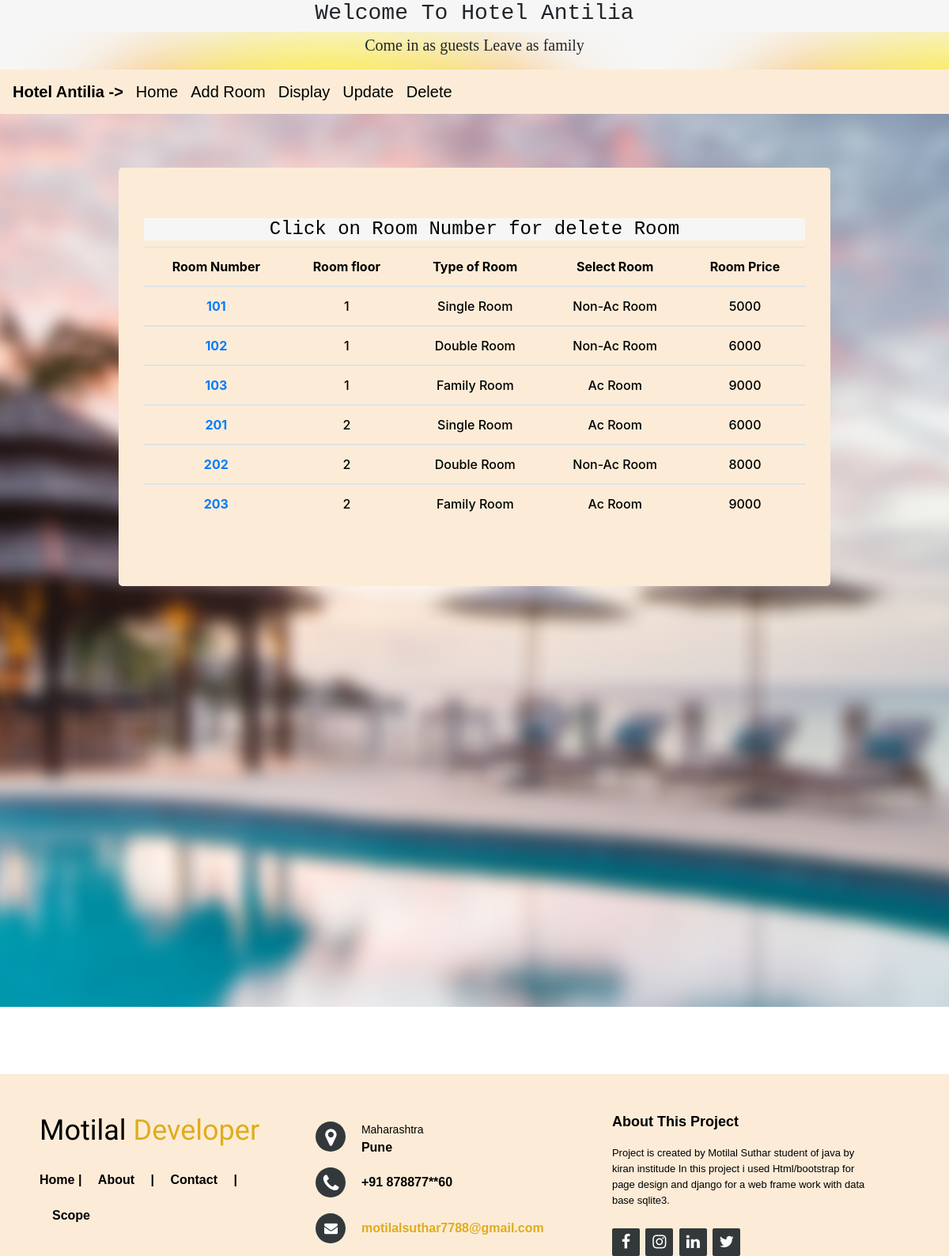
The app's page /delroom/ with its own data.
### hotelapp/models.py (models this page shows, shortened)
class add_room(models.Model):
    roomnumber=models.IntegerField()
    roomfloor=models.IntegerField()
    roomtype=models.CharField( max_length=50)
    select=models.CharField( max_length=50)
    roomprice=models.IntegerField()

### hotelapp/views.py (the view)
# urls.py: path('delroom/', delroom_views),
def delroom_views(request):
    data=add_room.objects.all()
    context={'data':data}
    return render(request,'hotelapp/r_delete.html',context)

### hotelapp/templates/hotelapp/r_delete.html (shortened to what this page needs)
<!DOCTYPE html>
<html lang="en">
<head>
    <link rel="stylesheet" href="https://cdn.jsdelivr.net/npm/bootstrap@4.0.0/dist/css/bootstrap.min.css">
    <link rel="stylesheet" href="/static/css/u_update.css">
    <link rel="stylesheet" href="http://maxcdn.bootstrapcdn.com/font-awesome/4.2.0/css/font-awesome.min.css">
    <link rel="stylesheet" href="/static/css/footer.css">
</head>
<body class="bg-image">
    <div class="h">
        <center class="h">
        <h3 >Welcome To Hotel Antilia</h3>
        <p class="p">Come in as guests Leave as family</p></center>
        <nav class="navbar navbar-expand-lg" id="nm" >
            <div class="collapse navbar-collapse" id="navbarTogglerDemo01">
              <a class="navbar-brand" href="/index/" id="li">Hotel Antilia -></a>
              <ul class="navbar-nav mr-auto mt-2 mt-lg-0">
                <li class="nav-item active">
                  <a class="navbar-brand" href="/index/" id="l1">Home <span class="sr-only">(current)</span></a>
                </li>
                <li class="nav-item active">
                  <a class="navbar-brand" href="/room/" id="l1">Add Room </a>
                </li>
                <li class="nav-item dropdown" >
                  <a class="navbar-brand"  href='#'  id="l1"  role="button" data-toggle="dropdown" aria-haspopup="true" aria-expanded="false">
                    Display
                  </a>
                  </li>
                  <li class="nav-item dropdown" >
                    <a class="navbar-brand"  href='#'  id="l1"  role="button" data-toggle="dropdown" aria-haspopup="true" aria-expanded="false">
                      Update
                    </a>
                  </li>
                  <li class="nav-item dropdown" >
                    <a class="navbar-brand"  href='#'  id="l1"  role="button" data-toggle="dropdown" aria-haspopup="true" aria-expanded="false">
                      Delete
                    </a>
                  </li>
              </ul>
            </div>
          </nav>
    </div>
    <br>
    <br>
    <div class="jum">
        <div class="jumbotron" id="m">
            <h4 class="h">Click on Room Number for delete Room </h4>
            <table class="table table-hover">
                <thead>
                    <tr>
                        <th scope="col">Room Number</th>
                        <th scope="col">Room floor</th>
                        <th scope="col">Type of Room</th>
                        <th scope="col">Select Room</th>
                        <th scope="col">Room Price</th>
                      </tr>
                </thead>
                {% for i in data %}
            <tbody>
                <tr>
                  <th scope="row"><a href='/warn1/{{i.id}}' /> {{i.roomnumber}}</th>
                  <td>{{i.roomfloor}}</td>
                  <td>{{i.roomtype}}</td>
                  <td>{{i.select}}</td>
                  <td>{{i.roomprice}}</td>
                </tr>
            </tbody>
            {% endfor %}
              </table>
        </div>
    </div>
    <footer class="footer-distributed" style="height: 230px;">
      <div class="footer-left">
          <h3>Motilal <span>Developer</span></h3>
          <p class="footer-links">
              <a href="/index/" >Home</a>
              |
              <a role="button" class="nav-link" data-toggle="modal" href="#exampleModal1" style=" border: none; color: rgba(0, 0, 0, 100);">About</a>
              |
              <a role="button" class="nav-link" data-toggle="modal" href="#exampleModal2" style=" border: none; color: rgba(0, 0, 0, 100);">Contact</a>
              |
              <a role="button" class="nav-link" data-toggle="modal" href="#exampleModal3" style=" border: none; color: rgba(0, 0, 0, 100);">Scope</a>
          </p>
      </div>
      <div class="footer-center">
          <div>
              <i class="fa fa-map-marker"></i>
              <p><span>Maharashtra</span>
                  Pune</p>
          </div>
          <div>
              <i class="fa fa-phone"></i>
              <p>+91 878877**60</p>
          </div>
          <div>
              <i class="fa fa-envelope"></i>
              <p><a href="motilalsuthar7788@gmail.com">motilalsuthar7788@gmail.com</a></p>
          </div>
      </div>
      <div class="footer-right">
          <p class="footer-company-about">
              <span>About This Project</span>
              <strong></strong> Project is created by Motilal Suthar student of java by kiran
              institude
              In this project i used Html/bootstrap for page design
              and django for a web frame work with
              data base sqlite3.
          </p>
          <div class="footer-icons">
              <a href="#"><i class="fa fa-facebook"></i></a>
              <a href="#"><i class="fa fa-instagram"></i></a>
              <a href="#"><i class="fa fa-linkedin"></i></a>
              <a href="#"><i class="fa fa-twitter"></i></a>
          </div>
      </div>
  </footer>
</body>
</html>

### static/css/u_update.css (style rules this page uses)
.jum { padding: 20px 150px 500px 150px ; }
#m { background-color: rgb(252, 236, 215); text-align: center; color: hsl(0, 0%, 0%); font-weight:500; height: auto; }
#nm { background-color: rgb(252, 236, 215); font-family: Tahoma, Verdana, sans-serif; color: black; }
#li { font-weight:600; color: black; }
#l1 { color: black; }
h4 { font-family:"Courier New", Courier, monospace; }
body, html { max-width:100%; height: auto; }
* { box-sizing: border-box; }
.bg-image { background-image: url("/static/images/mn1.jpg"); background-position: center; background-repeat: no-repeat; background-size: cover; }
.h { background-image: url('/static/images/heading.png'); width: 1200; height: 50; font-family:"Courier New", Courier, monospace; }
p.p { font-family:"Brush Script MT", cursive; font-size: 20px; }

### static/css/footer.css (style rules this page uses)
footer { position: fixed; bottom: 0; }
.footer-distributed { background-color: rgb(252, 236, 215); box-sizing: border-box; width: 100%; text-align: left; font: bold 16px sans-serif; padding: 50px 50px 60px 50px; margin-top: 80px; }
.footer-distributed .footer-left, .footer-distributed .footer-center, .footer-distributed .footer-right { display: inline-block; vertical-align: top; }
.footer-distributed .footer-left { width: 30%; }
.footer-distributed h3 { color: #000000; font: normal 36px 'Cookie', cursive; margin: 0; }
.footer-distributed h3 span { color: #e0ac1c; }
.footer-distributed .footer-links { color: #000000; margin: 20px 0 12px; }
.footer-distributed .footer-links a { display: inline-block; line-height: 1.8; text-decoration: none; color: inherit; }
.footer-distributed .footer-center { width: 35%; }
.footer-distributed .footer-center i { background-color: #33383b; color: #ffffff; font-size: 25px; width: 38px; height: 38px; border-radius: 50%; text-align: center; line-height: 42px; margin: 10px 15px; vertical-align: middle; }
.footer-distributed .footer-center i.fa-envelope { font-size: 17px; line-height: 38px; }
.footer-distributed .footer-center p { display: inline-block; color: #000000; vertical-align: middle; margin: 0; }
.footer-distributed .footer-center p span { display: block; font-weight: normal; font-size: 14px; line-height: 2; }
.footer-distributed .footer-center p a { color: #e0ac1c; text-decoration: none; ; }
.footer-distributed .footer-right { width: 30%; }
.footer-distributed .footer-company-about { line-height: 20px; color: #000000; font-size: 13px; font-weight: normal; margin: 0; }
.footer-distributed .footer-company-about span { display: block; color: #000000; font-size: 18px; font-weight: bold; margin-bottom: 20px; }
.footer-distributed .footer-icons { margin-top: 25px; }
.footer-distributed .footer-icons a { display: inline-block; width: 35px; height: 35px; cursor: pointer; background-color: #33383b; border-radius: 2px; font-size: 20px; color: #ffffff; text-align: center; line-height: 35px; margin-right: 3px; margin-bottom: 5px; }

### records on screen
add_room: roomnumber "101", roomfloor "1", roomtype "Single Room", select "Non-Ac Room", roomprice "5000"
add_room: roomnumber "102", roomfloor "1", roomtype "Double Room", select "Non-Ac Room", roomprice "6000"
add_room: roomnumber "103", roomfloor "1", roomtype "Family Room", select "Ac Room", roomprice "9000"
add_room: roomnumber "201", roomfloor "2", roomtype "Single Room", select "Ac Room", roomprice "6000"
add_room: roomnumber "202", roomfloor "2", roomtype "Double Room", select "Non-Ac Room", roomprice "8000"
add_room: roomnumber "203", roomfloor "2", roomtype "Family Room", select "Ac Room", roomprice "9000"
